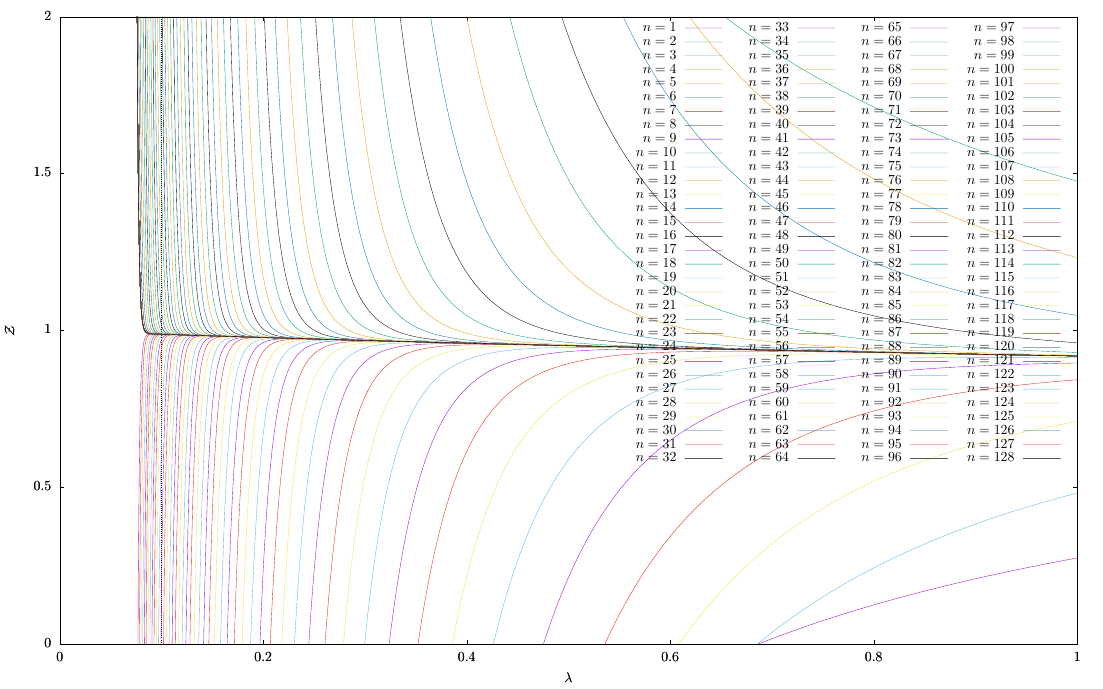

Recreate this plot in gnuplot.
set terminal epslatex size 28cm,17.5cm color standalone "" 10

set output "Z_n_strong.tex"
set format x "$%g$"
set format y "$%g$"

z(l,x) = (1/(2*sqrt(pi))) * ((-1)**l / l!) * (6/x)**((l/2.) + 1/4.) * gamma((l/2.) + 1/4.)

set xlabel '$\lambda$'
set ylabel '$\mathcal{Z}$'
set xrange [0:1]
set yrange [0:2]
set samples 1025
set key right top maxrows 32

set multiplot
set parametric
plot 0.1,t ls 0 notitle
unset parametric
plot for [n=1:128] '+' using 1:(sum [l=0:n] z(l, $1)) with lines title sprintf("$n = %d$", n)
unset multiplot

set output
